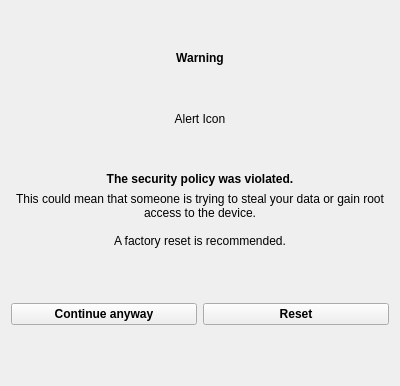
<?xml version="1.0" encoding="UTF-8"?>
<ui version="4.0">
 <class>SplashAlertWidget</class>
 <widget class="QWidget" name="SplashAlertWidget">
  <property name="geometry">
   <rect>
    <x>0</x>
    <y>0</y>
    <width>400</width>
    <height>386</height>
   </rect>
  </property>
  <property name="windowTitle">
   <string>Form</string>
  </property>
  <layout class="QVBoxLayout" name="verticalLayout">
   <item>
    <layout class="QGridLayout" name="gridLayout">
     <item row="1" column="0">
      <widget class="QLabel" name="warningLabel">
       <property name="font">
        <font>
         <weight>75</weight>
         <bold>true</bold>
        </font>
       </property>
       <property name="text">
        <string>Warning</string>
       </property>
       <property name="alignment">
        <set>Qt::AlignCenter</set>
       </property>
      </widget>
     </item>
     <item row="3" column="0">
      <widget class="QLabel" name="alertIconLabel">
       <property name="text">
        <string>Alert Icon</string>
       </property>
       <property name="alignment">
        <set>Qt::AlignCenter</set>
       </property>
      </widget>
     </item>
     <item row="0" column="0">
      <spacer name="verticalSpacer_3">
       <property name="orientation">
        <enum>Qt::Vertical</enum>
       </property>
       <property name="sizeHint" stdset="0">
        <size>
         <width>20</width>
         <height>40</height>
        </size>
       </property>
      </spacer>
     </item>
     <item row="2" column="0">
      <spacer name="verticalSpacer">
       <property name="orientation">
        <enum>Qt::Vertical</enum>
       </property>
       <property name="sizeHint" stdset="0">
        <size>
         <width>20</width>
         <height>40</height>
        </size>
       </property>
      </spacer>
     </item>
     <item row="7" column="0">
      <spacer name="verticalSpacer_4">
       <property name="orientation">
        <enum>Qt::Vertical</enum>
       </property>
       <property name="sizeHint" stdset="0">
        <size>
         <width>20</width>
         <height>40</height>
        </size>
       </property>
      </spacer>
     </item>
     <item row="4" column="0">
      <spacer name="verticalSpacer_2">
       <property name="orientation">
        <enum>Qt::Vertical</enum>
       </property>
       <property name="sizeHint" stdset="0">
        <size>
         <width>20</width>
         <height>40</height>
        </size>
       </property>
      </spacer>
     </item>
     <item row="5" column="0">
      <widget class="QLabel" name="securityLabel">
       <property name="font">
        <font>
         <weight>75</weight>
         <bold>true</bold>
        </font>
       </property>
       <property name="text">
        <string>The security policy was violated.</string>
       </property>
       <property name="alignment">
        <set>Qt::AlignCenter</set>
       </property>
      </widget>
     </item>
     <item row="8" column="0">
      <widget class="QStackedWidget" name="stackedWidget">
       <property name="currentIndex">
        <number>0</number>
       </property>
       <widget class="QWidget" name="page">
        <layout class="QVBoxLayout" name="verticalLayout_2">
         <property name="leftMargin">
          <number>0</number>
         </property>
         <property name="topMargin">
          <number>0</number>
         </property>
         <property name="rightMargin">
          <number>0</number>
         </property>
         <property name="bottomMargin">
          <number>0</number>
         </property>
         <item>
          <layout class="QGridLayout" name="gridLayout_2">
           <property name="bottomMargin">
            <number>0</number>
           </property>
           <item row="0" column="1">
            <widget class="QPushButton" name="resetBtn">
             <property name="font">
              <font>
               <weight>75</weight>
               <bold>true</bold>
              </font>
             </property>
             <property name="text">
              <string>Reset</string>
             </property>
            </widget>
           </item>
           <item row="0" column="0">
            <widget class="QPushButton" name="continueBtn">
             <property name="font">
              <font>
               <weight>75</weight>
               <bold>true</bold>
              </font>
             </property>
             <property name="text">
              <string>Continue anyway</string>
             </property>
            </widget>
           </item>
          </layout>
         </item>
        </layout>
       </widget>
       <widget class="QWidget" name="page_2">
        <layout class="QVBoxLayout" name="verticalLayout_3">
         <property name="leftMargin">
          <number>0</number>
         </property>
         <property name="topMargin">
          <number>0</number>
         </property>
         <property name="rightMargin">
          <number>0</number>
         </property>
         <property name="bottomMargin">
          <number>0</number>
         </property>
         <item>
          <layout class="QGridLayout" name="gridLayout_3">
           <item row="0" column="0">
            <widget class="QPushButton" name="continue2Btn">
             <property name="font">
              <font>
               <weight>75</weight>
               <bold>true</bold>
              </font>
             </property>
             <property name="text">
              <string>Continue</string>
             </property>
            </widget>
           </item>
          </layout>
         </item>
        </layout>
       </widget>
      </widget>
     </item>
     <item row="6" column="0">
      <widget class="QLabel" name="messageLabel">
       <property name="text">
        <string>This could mean that someone is trying to steal your data or gain root access to the device.

A factory reset is recommended.</string>
       </property>
       <property name="alignment">
        <set>Qt::AlignCenter</set>
       </property>
       <property name="wordWrap">
        <bool>true</bool>
       </property>
      </widget>
     </item>
     <item row="9" column="0">
      <spacer name="verticalSpacer_5">
       <property name="orientation">
        <enum>Qt::Vertical</enum>
       </property>
       <property name="sizeHint" stdset="0">
        <size>
         <width>20</width>
         <height>40</height>
        </size>
       </property>
      </spacer>
     </item>
    </layout>
   </item>
  </layout>
 </widget>
 <resources/>
 <connections/>
</ui>
